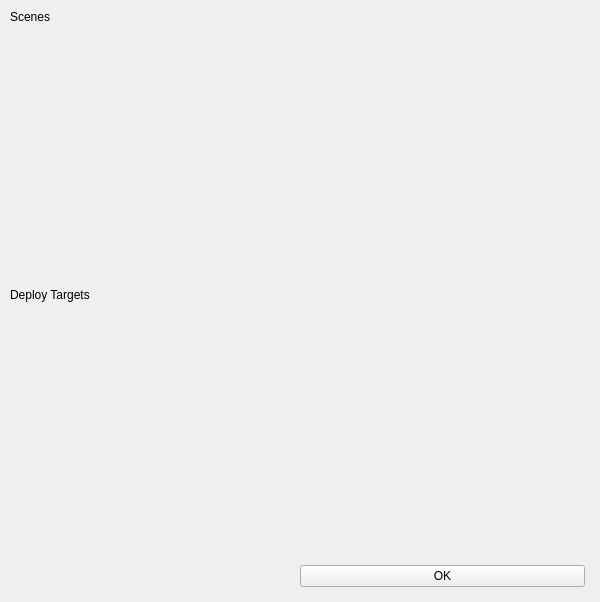
<?xml version="1.0" encoding="UTF-8"?>
<ui version="4.0">
 <class>Form</class>
 <widget class="QWidget" name="Form">
  <property name="geometry">
   <rect>
    <x>0</x>
    <y>0</y>
    <width>600</width>
    <height>602</height>
   </rect>
  </property>
  <property name="minimumSize">
   <size>
    <width>0</width>
    <height>0</height>
   </size>
  </property>
  <property name="maximumSize">
   <size>
    <width>16777215</width>
    <height>16777215</height>
   </size>
  </property>
  <property name="windowTitle">
   <string>Form</string>
  </property>
  <layout class="QVBoxLayout" name="verticalLayout">
   <property name="spacing">
    <number>5</number>
   </property>
   <property name="margin">
    <number>10</number>
   </property>
   <item>
    <widget class="QLabel" name="label">
     <property name="text">
      <string>Scenes</string>
     </property>
    </widget>
   </item>
   <item>
    <widget class="QWidget" name="containerSceneTree" native="true">
     <property name="sizePolicy">
      <sizepolicy hsizetype="Preferred" vsizetype="Expanding">
       <horstretch>0</horstretch>
       <verstretch>0</verstretch>
      </sizepolicy>
     </property>
     <property name="minimumSize">
      <size>
       <width>300</width>
       <height>200</height>
      </size>
     </property>
    </widget>
   </item>
   <item>
    <spacer name="verticalSpacer">
     <property name="orientation">
      <enum>Qt::Vertical</enum>
     </property>
     <property name="sizeType">
      <enum>QSizePolicy::Fixed</enum>
     </property>
     <property name="sizeHint" stdset="0">
      <size>
       <width>20</width>
       <height>5</height>
      </size>
     </property>
    </spacer>
   </item>
   <item>
    <widget class="QLabel" name="label_2">
     <property name="text">
      <string>Deploy Targets</string>
     </property>
    </widget>
   </item>
   <item>
    <layout class="QHBoxLayout" name="horizontalLayout">
     <item>
      <widget class="QWidget" name="containerTargetTree" native="true">
       <property name="sizePolicy">
        <sizepolicy hsizetype="Expanding" vsizetype="Expanding">
         <horstretch>0</horstretch>
         <verstretch>0</verstretch>
        </sizepolicy>
       </property>
       <property name="minimumSize">
        <size>
         <width>250</width>
         <height>0</height>
        </size>
       </property>
      </widget>
     </item>
     <item>
      <widget class="QWidget" name="containerTargetProp" native="true">
       <property name="sizePolicy">
        <sizepolicy hsizetype="Expanding" vsizetype="Expanding">
         <horstretch>0</horstretch>
         <verstretch>0</verstretch>
        </sizepolicy>
       </property>
       <property name="minimumSize">
        <size>
         <width>200</width>
         <height>0</height>
        </size>
       </property>
      </widget>
     </item>
    </layout>
   </item>
   <item>
    <widget class="QWidget" name="bottomPanel" native="true">
     <property name="sizePolicy">
      <sizepolicy hsizetype="Preferred" vsizetype="Preferred">
       <horstretch>0</horstretch>
       <verstretch>0</verstretch>
      </sizepolicy>
     </property>
     <layout class="QHBoxLayout" name="horizontalLayout_2">
      <property name="spacing">
       <number>5</number>
      </property>
      <property name="sizeConstraint">
       <enum>QLayout::SetMinimumSize</enum>
      </property>
      <property name="margin">
       <number>5</number>
      </property>
      <item>
       <spacer name="horizontalSpacer">
        <property name="orientation">
         <enum>Qt::Horizontal</enum>
        </property>
        <property name="sizeHint" stdset="0">
         <size>
          <width>40</width>
          <height>20</height>
         </size>
        </property>
       </spacer>
      </item>
      <item>
       <widget class="QPushButton" name="buttonOK">
        <property name="sizePolicy">
         <sizepolicy hsizetype="Expanding" vsizetype="Fixed">
          <horstretch>0</horstretch>
          <verstretch>0</verstretch>
         </sizepolicy>
        </property>
        <property name="text">
         <string>OK</string>
        </property>
       </widget>
      </item>
     </layout>
    </widget>
   </item>
  </layout>
 </widget>
 <resources/>
 <connections/>
</ui>
